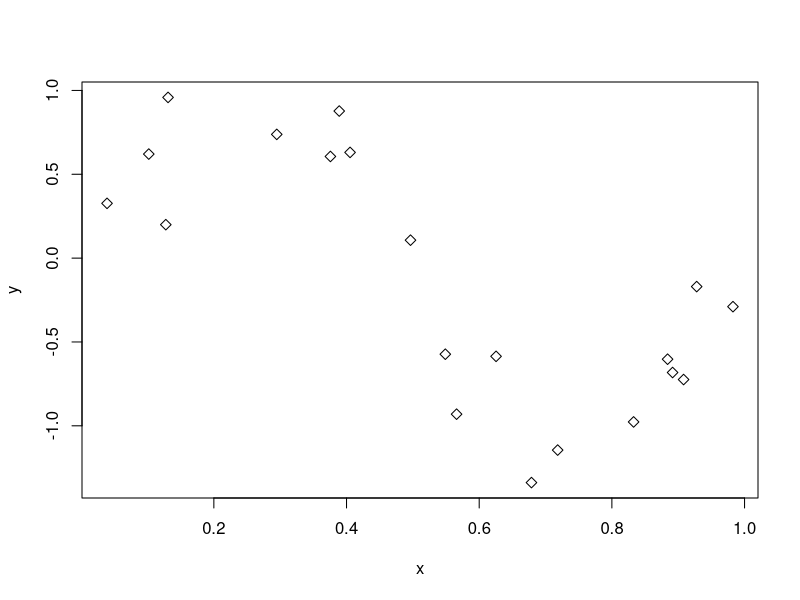
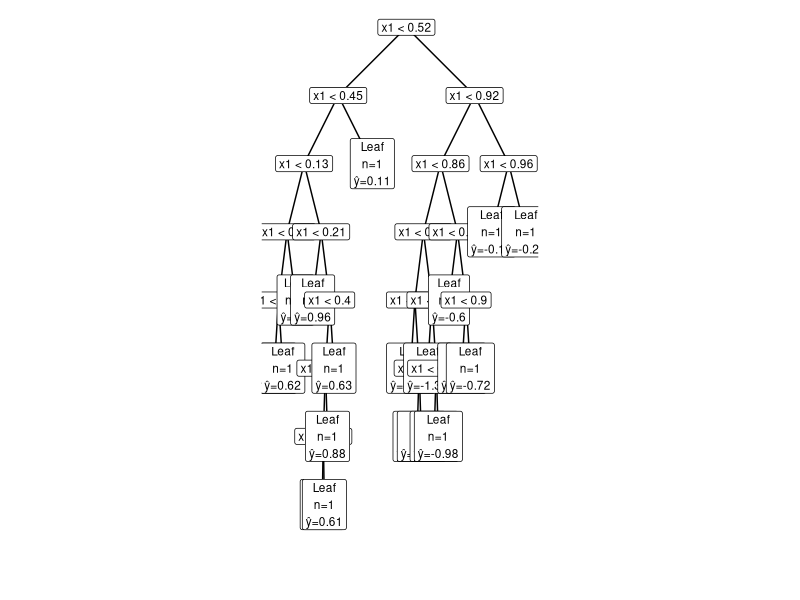

Source code (R) for these figures, in order:
library(ggplot2)
############################################################
## PLOTTING WITH GGPLOT2
############################################################

{
    .node_id_counter <- 0
    new_node_id <- function() {
        .node_id_counter <<- .node_id_counter + 1
        paste0("node_", .node_id_counter)
    }
    
    tree_to_df <- function(node, depth = 0, x = 0, dx = 1) {
        
        # check if is leaf
        is_leaf <- is.null(node$split_feature_j)
        
        label <- if (is_leaf) {
            # leaf: regression value or classification prediction
            pred <- node$prediction
            paste0("Leaf\nn=", length(node$indices),
                   if (is.numeric(pred)) {
                       paste0("\nŷ=", round(pred, 2))
                   } else {
                       paste0("\nClass=", pred)
                   })
        } else {
            # inner Node
            paste0("x", node$split_feature_j,
                   " < ", round(node$split_value_i, 2))
        }
        
        nodes <- data.frame(
            id = node$id,
            x = x,
            y = -depth,
            label = label,
            stringsAsFactors = FALSE
        )
        
        edges <- data.frame(
            from = character(),
            to   = character(),
            stringsAsFactors = FALSE
        )
        
        # recursive traversal
        if (!is.null(node$left_child)) {
            left_child <- tree_to_df(node$left_child, depth + 1, x - dx, dx / 2)
            edges <- rbind(edges, data.frame(from = node$id, to = node$left_child$id))
            nodes <- rbind(nodes, left_child$nodes)
            edges <- rbind(edges, left_child$edges)
        }
        
        if (!is.null(node$right_child)) {
            right_child <- tree_to_df(node$right_child, depth + 1, x + dx, dx / 2)
            edges <- rbind(edges, data.frame(from = node$id, to = node$right_child$id))
            nodes <- rbind(nodes, right_child$nodes)
            edges <- rbind(edges, right_child$edges)
        }
        
        list(nodes = nodes, edges = edges)
    }
    
    plot_cart_tree <- function(tree) {
        td <- tree_to_df(tree)
        
        edges <- merge(td$edges, td$nodes, by.x = "from", by.y = "id")
        edges <- merge(edges, td$nodes, by.x = "to", by.y = "id",
                       suffixes = c("_p", "_c"))
        
        library(ggplot2)
        
        ggplot() +
            geom_segment(
                data = edges,
                aes(x = x_p, y = y_p, xend = x_c, yend = y_c)
            ) +
            geom_label(
                data = td$nodes,
                aes(x = x, y = y, label = label),
                size = 3,
                label.size = 0.25
            ) +
            theme_void() +
            coord_fixed() +
            expand_limits(y = min(td$nodes$y) - 1)
    }
}

############################################################
## BASIC-NODE STRUCTURE
############################################################

new_node <- function(indices, prediction,
                     split_feature_j = NULL,
                     split_value_i = NULL,
                     left_child = NULL,
                     right_child = NULL) {
    node <- new.env()
    node$id <- new_node_id()
    node$indices <- indices
    
    node$prediction <- prediction
    node$split_feature_j <- split_feature_j
    node$split_value_i <- split_value_i
    
    node$left_child <- left_child
    node$right_child <- right_child
    node
}

############################################################
## EXAMPLE DATA FOR REGRESSION
############################################################

createSinDataExample <- function(n, sigma = 0.2){
    x <- runif(n, 0, 1)                   # X ~ U[0,1]
    eps <- rnorm(n, mean = 0, sd = sigma) # ε ~ N(0, σ²)
    y <- sin(2 * pi * x) + eps            # model
    
    plot(x, y, pch = 5)
    return(data.frame(x = x, y = y))
}

############################################################
## GREEDY CART REGRESSION ALGORITHM
############################################################

greedy_cart_regression <- function(input_data, target_variable) {
    
    # variables
    n <- nrow(input_data) # number of data points
    d <- ncol(input_data) # number of features
    
    # starting Tree T^(0)
    root <- new_node(
        indices = 1:n,
        prediction = mean(target_variable)
    )
    
    repeat{
        
        # starting value initialization
        best_risk <- Inf
        best_split <- NULL
        
        # recursive looping over leaves
        search_best_split <- function(node) {
            
            # leave has one data point left
            if (length(node$indices) <= 1) return()
            
            # selecting targeted data and corresponding target variables
            node_indices <- node$indices
            indices_data <- input_data[node_indices, , drop = FALSE]
            indices_target_variable <- target_variable[node_indices]
            
            # iterating over dimensions/ features d
            for (j in 1:d) {
                
                current_feature <- indices_data[, j]
                vals <- sort(current_feature)
                
                # pairwise split point calculation
                split_points <- (vals[-1] + vals[-length(vals)]) / 2
                
                for (s in split_points) {
                    
                    left_child_node_indices  <- node_indices[current_feature < s]
                    right_child_node_indices <- node_indices[current_feature >= s]
                    
                    # constants calculation
                    c1 <- mean(target_variable[left_child_node_indices])
                    c2 <- mean(target_variable[right_child_node_indices])
                    
                    # risk calculation
                    risk <- sum((target_variable[left_child_node_indices]  - c1)^2) +
                        sum((target_variable[right_child_node_indices] - c2)^2)
                    
                    # checking if new best split has been found
                    if (risk < best_risk) {
                        best_risk <<- risk
                        best_split <<- list(
                            node = node,
                            feature = j,
                            split = s,
                            left_child_node_indices = left_child_node_indices,
                            right_child_node_indices = right_child_node_indices,
                            c1 = c1,
                            c2 = c2
                        )
                    }
                }
            }
        }
        
        # recursive traversing of leaves
        traverse <- function(node) {
            if (is.null(node$split_feature_j)) {
                search_best_split(node)
                return()
            }
            traverse(node$left_child)
            traverse(node$right_child)
        }
        
        traverse(root)
        
        # no split possible
        if (is.null(best_split)) break
        
        # Split durchführen
        node <- best_split$node
        node$split_feature_j <- best_split$feature
        node$split_value_i <- best_split$split
        
        node$left_child <- new_node(
            indices = best_split$left_child_node_indices,
            prediction = best_split$c1
        )
        
        node$right_child <- new_node(
            indices = best_split$right_child_node_indices,
            prediction = best_split$c2
        )
    }
    
    return(root)
}

############################################################
## EXAMPLE G-CART REGRESSION ALGORITHM
############################################################

{
    input_data <- matrix(c(1, 2, 3, 4, 5), ncol = 1)
    target_variable <- c(2, 3, 2, 8, 9)
    tree <- greedy_cart_regression(input_data, target_variable)
    plot_cart_tree(tree)
    
    data <- createSinDataExample(20)
    input_data <- matrix(data$x, ncol=1)
    target_variable <- matrix(data$y)
    tree_reg <- greedy_cart_regression(input_data, target_variable)
    plot_cart_tree(tree_reg)
}
